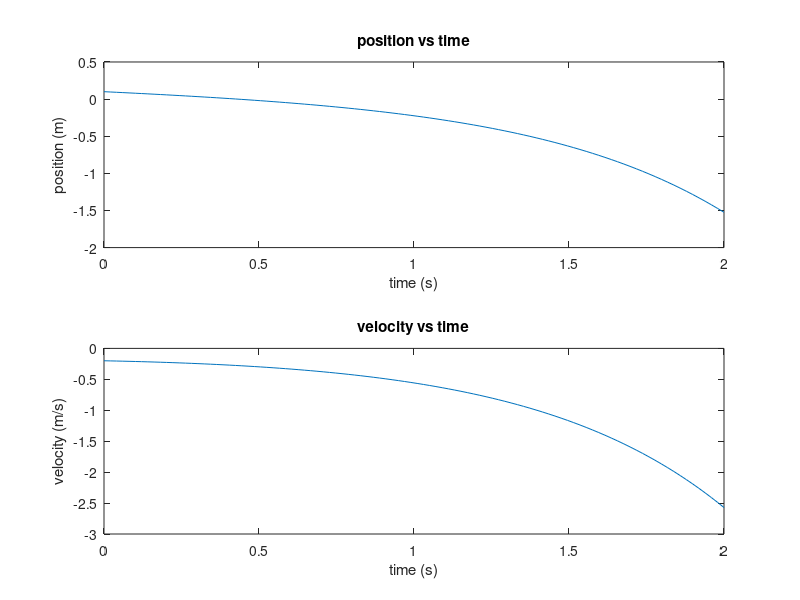

MATLAB code for this plot:
function MAIN_0_SimpleExample()
%
% Simple example for ode45
%
% System:  ddx = x + dx
%
%
% There are a few basic steps to simulation a system in Matlab.
%
% 1) Write down the system dynamics as a function that can then be passed
% into ode45 using the @ symbol to create a function handle
%
% 2) Set up the simulation. You need to tell ode45 what the initial state
% of your system is, when it should start and stop the simulation, and what
% times you would like to evaluate the solution at. You can also pass in an
% options struct for more details (>> help ode45)
%
% 3) Once you have the solution from ode45, you need to unpack it to get the
% original coordinates out of your state vector. In this case, we want to
% get the position and velocity.
%
% 4) The last step is to do something with the solution, usually this
% involves either plotting or animating the system.
%

% Start by constructing a nested function that describes your dynamics:
    function dz = dynamicsFunction(t,z)
        % Computes first-order form of the system dynamics:
        % ddx = x + dx
        %
        % INPUTS:
        %   t = scalar time = [not used]
        %   z = [2,1] = [x;v] = state (column) vector
        %   
        % OUTPUS
        %   dz = dz/dt = time derivative of state
        %
        
        % Unpack the state
        x = z(1);
        v = z(2);
        
        % Compute (first-order form) dynamics:
        dx = v;
        dv = x + v;
        
        % Pack back up into derivative vector:
        dz = [dx;dv];
        
    end

% next, set up the simulation time span and time vector
tSpan = [0,2];  
tSoln = linspace(tSpan(1), tSpan(2), 100);

% Initial state of the system:
x0 = 0.1;
v0 = -0.2;
z0 = [x0;v0];

%%%% now call ode45:
% 1) The first argument is a function handle, which is created using @
% 2) The second argument is a time span, or vector of times at which you
% would like the state of simulation to be evaluated
% 3) The third argument is the initial state of the system
[~, z] = ode45(@dynamicsFunction,tSoln,z0);  z = z';

% Unpack the solution
xSoln = z(1,:);
vSoln = z(2,:);

% Plots:
figure(1); clf;

subplot(2,1,1);
plot(tSoln, xSoln)
title('position vs time')
xlabel('time (s)')
ylabel('position (m)')

subplot(2,1,2);
plot(tSoln, vSoln)
title('velocity vs time')
xlabel('time (s)')
ylabel('velocity (m/s)')

end